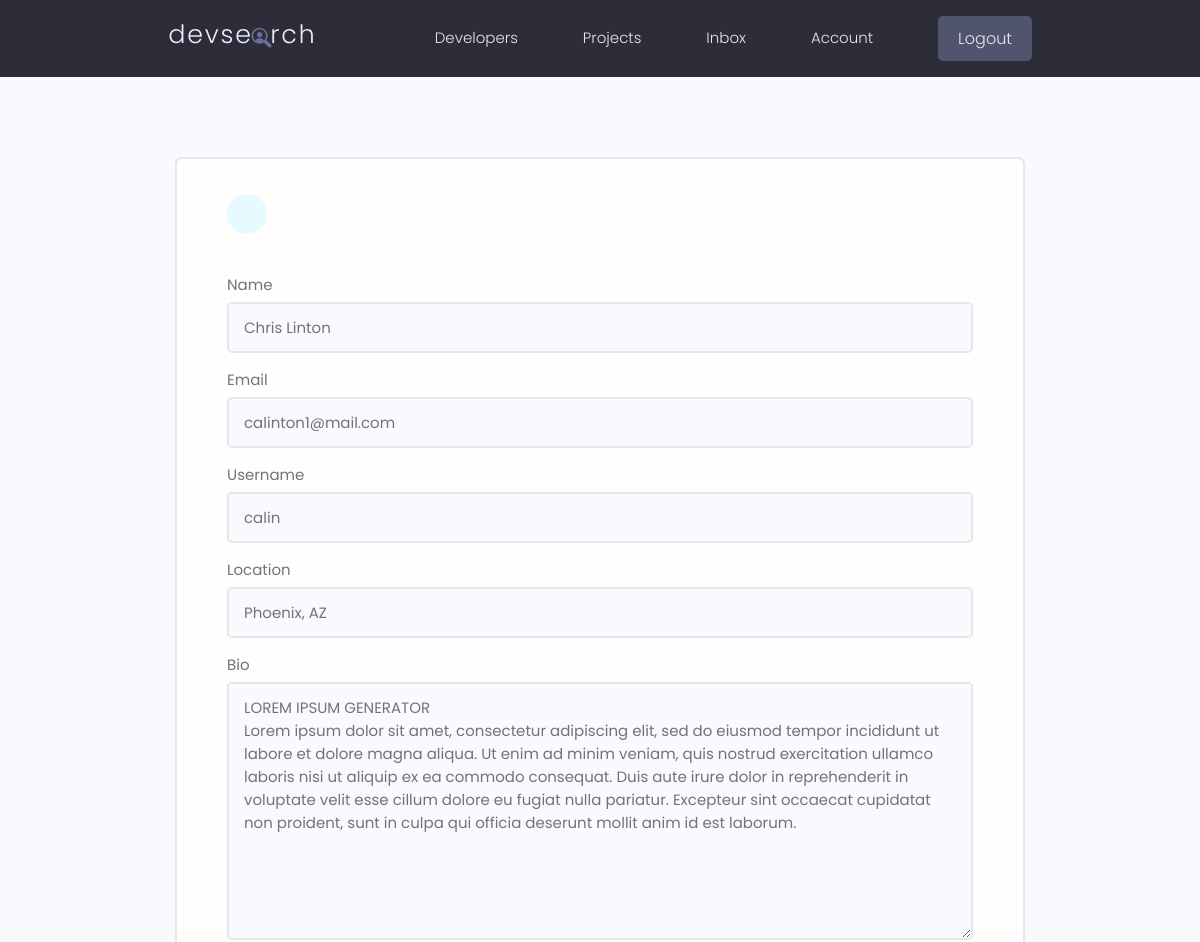
Page /edit-account/ (signed in, upper part) on the earlier database version.
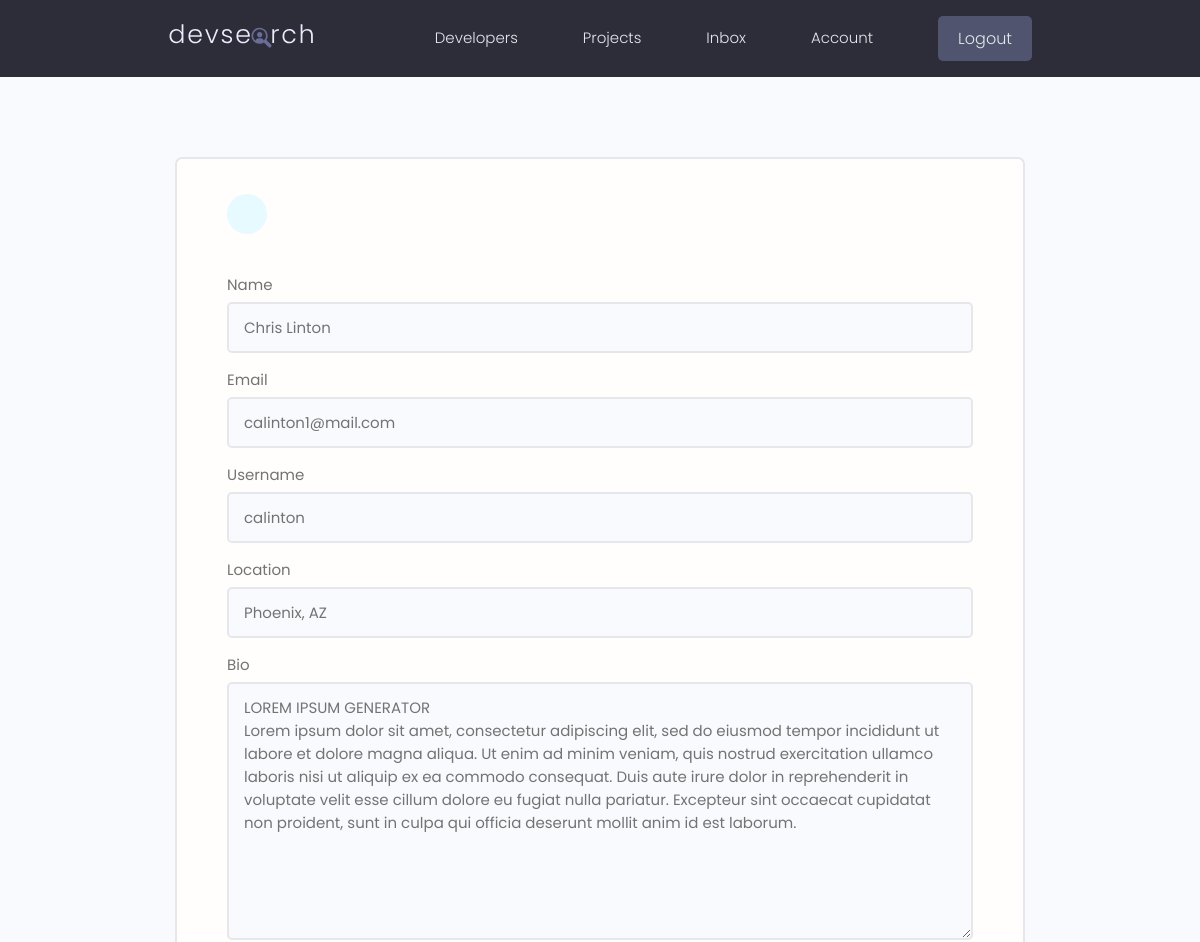
Same page on the later database version.
### users/models.py (models this page shows, shortened)
class Profile(models.Model):
    user = models.OneToOneField(User, on_delete=models.CASCADE, null=True, blank=True)
    name = models.CharField(max_length=200, null=True, blank=True)
    email = models.EmailField(max_length=500, null=True, blank=True)
    username = models.CharField(max_length=200, null=True, blank=True)
    location = models.CharField(max_length=200, null=True, blank=True)
    headline = models.CharField(max_length=200, null=True, blank=True)
    bio = models.TextField(null=True, blank=True)
    profile_image = models.ImageField(null=True, blank=True, upload_to='profiles/', default='profiles/user-default.png')
    social_github = models.CharField(max_length=200, null=True, blank=True)
    social_twitter = models.CharField(max_length=200, null=True, blank=True)
    social_linkedin = models.CharField(max_length=200, null=True, blank=True)
    social_stackoverflow = models.CharField(max_length=200, null=True, blank=True)
    social_website = models.CharField(max_length=200, null=True, blank=True)
    created = models.DateTimeField(auto_now_add=True)
    id = models.UUIDField(default=uuid.uuid4, unique=True, primary_key=True, editable=False)

### users/views.py (the view)
# urls.py: path('edit-account/', views.editAccount, name='edit-account'),
@login_required(login_url='login')
def editAccount(request):
    profile = request.user.profile
    form = ProfileForm(instance=profile)
    if request.method == 'POST':
        form = ProfileForm(request.POST, request.FILES, instance=profile)
        if form.is_valid():
            form.save()
            return redirect('account')
    context = {'form': form}
    return render(request=request, template_name="users/profile_form.html", context=context)

### users/forms.py
class ProfileForm(ModelForm):
    class Meta:
        model = Profile
        fields = ['name', 'email', 'username', 'location', 'bio', 'headline', 'profile_image', 'social_github', 'social_linkedin', 'social_twitter', 'social_stackoverflow', 'social_website' ]
    def __init__(self, *args, **kwargs):
        super(ProfileForm, self).__init__(*args, **kwargs)
        for name, field in self.fields.items():
            field.widget.attrs.update({'class': 'input'})

### users/templates/users/profile_form.html (shortened to what this page needs)
{% extends 'main.html'%}
{% block content %}
 <main class="formPage my-xl">
    <div class="content-box">
        <div class="formWrapper">
            <a class="backButton" href="{% url 'account' %}"></a>
            <br>
            <form class="form" method="POST" action="{% url 'edit-account' %}" enctype="multipart/form-data">
                {% for field in form %}
                <div class="form__field">
                    <label for="formInput#text">{{field.label}}</label>
                    {{field}}
                </div>
                {% endfor %}
            </form>
        </div>
    </div>
</main>
{% endblock content %}

Differences in the rows shown:
changed Profile "Chris Linton": username "calin" → "calinton"
